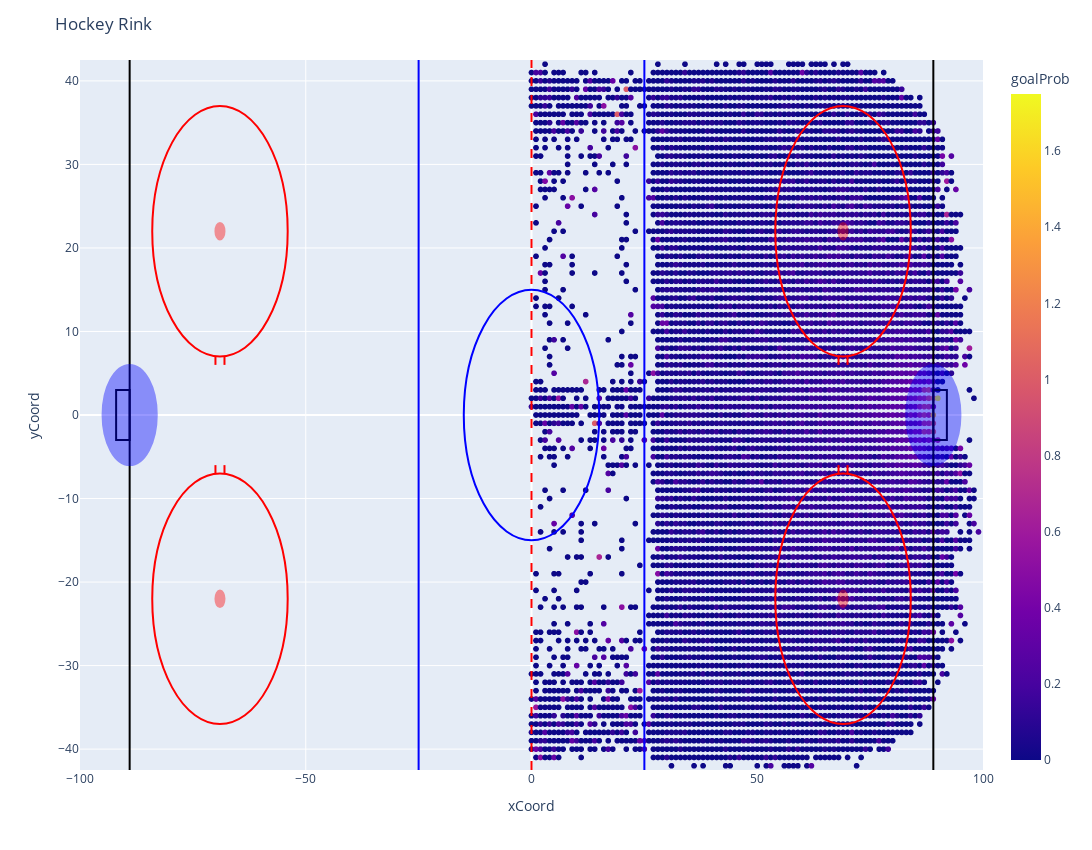

This figure's notebook cell:
### Code cell
filtered_abs_shot_attempts = abs_shot_attempts[abs_shot_attempts['total_attempts'] >= 6]

rink = Rink(filtered_abs_shot_attempts, 'goalProb')
rink.plot()

### Figure 1 — Plotly figure (JSON) as saved in the notebook; plotly's stock layout.template omitted (floating-point values rounded to 4 significant figures; data arrays with more than 128 entries replaced by an {"elided": "..."} marker saying what was removed)
{"data": [{"hovertemplate": "xCoord=%{x}<br>yCoord=%{y}<br>goalProb=%{marker.color}<extra></extra>", "legendgroup": "", "marker": {"color": {"elided": "6197 float values"}, "coloraxis": "coloraxis", "symbol": "circle"}, "mode": "markers", "name": "", "showlegend": false, "type": "scattergl", "x": {"elided": "6197 int values"}, "xaxis": "x", "y": {"elided": "6197 int values"}, "yaxis": "y"}], "layout": {"coloraxis": {"colorbar": {"title": {"text": "goalProb"}}, "colorscale": [[0, "#0d0887"], [0.1111, "#46039f"], [0.2222, "#7201a8"], [0.3333, "#9c179e"], [0.4444, "#bd3786"], [0.5556, "#d8576b"], [0.6667, "#ed7953"], [0.7778, "#fb9f3a"], [0.8889, "#fdca26"], [1, "#f0f921"]]}, "height": 850, "legend": {"tracegroupgap": 0}, "margin": {"t": 60}, "shapes": [{"line": {"color": "blue", "width": 2}, "type": "line", "x0": 25, "x1": 25, "y0": -42.5, "y1": 42.5}, {"line": {"color": "blue", "width": 2}, "type": "line", "x0": -25, "x1": -25, "y0": -42.5, "y1": 42.5}, {"line": {"color": "red", "dash": "dash", "width": 2}, "type": "line", "x0": 0, "x1": 0, "y0": -42.5, "y1": 42.5}, {"line": {"color": "blue", "width": 2}, "type": "circle", "x0": -15, "x1": 15, "y0": -15, "y1": 15}, {"line": {"color": "black", "width": 2}, "type": "line", "x0": 89, "x1": 89, "y0": -42.5, "y1": 42.5}, {"line": {"color": "black", "width": 2}, "type": "line", "x0": -89, "x1": -89, "y0": -42.5, "y1": 42.5}, {"line": {"color": "black", "width": 2}, "type": "rect", "x0": -92, "x1": -89, "y0": 3, "y1": -3}, {"line": {"color": "black", "width": 2}, "type": "rect", "x0": 89, "x1": 92, "y0": 3, "y1": -3}, {"fillcolor": "blue", "line": {"color": "blue", "width": 2}, "opacity": 0.4, "type": "circle", "x0": 83, "x1": 95, "y0": -6, "y1": 6}, {"fillcolor": "blue", "line": {"color": "blue", "width": 2}, "opacity": 0.4, "type": "circle", "x0": -95, "x1": -83, "y0": -6, "y1": 6}, {"fillcolor": "red", "line": {"color": "red", "width": 2}, "opacity": 0.4, "type": "circle", "x0": 68, "x1": 70, "y0": 21, "y1": 23}, {"line": {"color": "red", "width": 2}, "type": "circle", "x0": 54, "x1": 84, "y0": 7, "y1": 37}, {"line": {"color": "red", "width": 2}, "type": "line", "x0": 70, "x1": 70, "y0": 7, "y1": 6}, {"line": {"color": "red", "width": 2}, "type": "line", "x0": 68, "x1": 68, "y0": 7, "y1": 6}, {"fillcolor": "red", "line": {"color": "red", "width": 2}, "opacity": 0.4, "type": "circle", "x0": -70, "x1": -68, "y0": 21, "y1": 23}, {"line": {"color": "red", "width": 2}, "type": "circle", "x0": -84, "x1": -54, "y0": 7, "y1": 37}, {"line": {"color": "red", "width": 2}, "type": "line", "x0": -68, "x1": -68, "y0": 7, "y1": 6}, {"line": {"color": "red", "width": 2}, "type": "line", "x0": -70, "x1": -70, "y0": 7, "y1": 6}, {"fillcolor": "red", "line": {"color": "red", "width": 2}, "opacity": 0.4, "type": "circle", "x0": 68, "x1": 70, "y0": -23, "y1": -21}, {"line": {"color": "red", "width": 2}, "type": "circle", "x0": 54, "x1": 84, "y0": -37, "y1": -7}, {"line": {"color": "red", "width": 2}, "type": "line", "x0": 70, "x1": 70, "y0": -7, "y1": -6}, {"line": {"color": "red", "width": 2}, "type": "line", "x0": 68, "x1": 68, "y0": -7, "y1": -6}, {"fillcolor": "red", "line": {"color": "red", "width": 2}, "opacity": 0.4, "type": "circle", "x0": -70, "x1": -68, "y0": -23, "y1": -21}, {"line": {"color": "red", "width": 2}, "type": "circle", "x0": -84, "x1": -54, "y0": -37, "y1": -7}, {"line": {"color": "red", "width": 2}, "type": "line", "x0": -68, "x1": -68, "y0": -7, "y1": -6}, {"line": {"color": "red", "width": 2}, "type": "line", "x0": -70, "x1": -70, "y0": -7, "y1": -6}], "title": {"text": "Hockey Rink"}, "width": 2000, "xaxis": {"anchor": "y", "domain": [0, 1], "range": [-100, 100], "title": {"text": "xCoord"}}, "yaxis": {"anchor": "x", "domain": [0, 1], "range": [-42.5, 42.5], "title": {"text": "yCoord"}}}}
